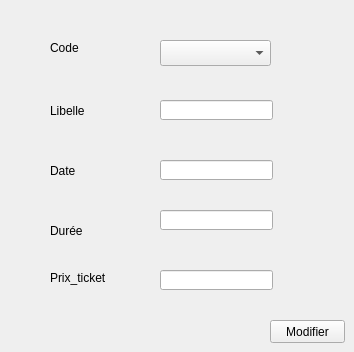
      <widget class="QWidget" name="tab_6">
       <attribute name="title">
        <string>Modifier un événement</string>
       </attribute>
       <widget class="QLineEdit" name="lineEdit_date_m">
        <property name="geometry">
         <rect>
          <x>160</x>
          <y>160</y>
          <width>113</width>
          <height>20</height>
         </rect>
        </property>
       </widget>
       <widget class="QPushButton" name="pb_modifier">
        <property name="geometry">
         <rect>
          <x>270</x>
          <y>320</y>
          <width>75</width>
          <height>23</height>
         </rect>
        </property>
        <property name="text">
         <string>Modifier</string>
        </property>
       </widget>
       <widget class="QLineEdit" name="lineEdit_prix_ticket_m">
        <property name="geometry">
         <rect>
          <x>160</x>
          <y>270</y>
          <width>113</width>
          <height>20</height>
         </rect>
        </property>
       </widget>
       <widget class="QLabel" name="label_16">
        <property name="geometry">
         <rect>
          <x>50</x>
          <y>270</y>
          <width>61</width>
          <height>16</height>
         </rect>
        </property>
        <property name="text">
         <string>Prix_ticket</string>
        </property>
       </widget>
       <widget class="QLineEdit" name="lineEdit_libelle_m">
        <property name="geometry">
         <rect>
          <x>160</x>
          <y>100</y>
          <width>113</width>
          <height>20</height>
         </rect>
        </property>
       </widget>
       <widget class="QLabel" name="label_5">
        <property name="geometry">
         <rect>
          <x>50</x>
          <y>40</y>
          <width>61</width>
          <height>16</height>
         </rect>
        </property>
        <property name="text">
         <string>Code</string>
        </property>
       </widget>
       <widget class="QLabel" name="label_6">
        <property name="geometry">
         <rect>
          <x>50</x>
          <y>100</y>
          <width>47</width>
          <height>21</height>
         </rect>
        </property>
        <property name="text">
         <string>Libelle</string>
        </property>
       </widget>
       <widget class="QLabel" name="label_7">
        <property name="geometry">
         <rect>
          <x>50</x>
          <y>160</y>
          <width>47</width>
          <height>21</height>
         </rect>
        </property>
        <property name="text">
         <string>Date</string>
        </property>
       </widget>
       <widget class="QLabel" name="label_10">
        <property name="geometry">
         <rect>
          <x>50</x>
          <y>220</y>
          <width>47</width>
          <height>21</height>
         </rect>
        </property>
        <property name="text">
         <string>Durée</string>
        </property>
       </widget>
       <widget class="QLineEdit" name="lineEdit_duree_m">
        <property name="geometry">
         <rect>
          <x>160</x>
          <y>210</y>
          <width>113</width>
          <height>20</height>
         </rect>
        </property>
       </widget>
       <widget class="QComboBox" name="comboBox_em">
        <property name="geometry">
         <rect>
          <x>160</x>
          <y>40</y>
          <width>111</width>
          <height>26</height>
         </rect>
        </property>
       </widget>
      </widget>
